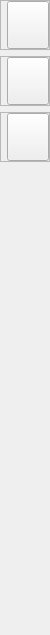
     <widget class="QWidget" name="leftMenuSubContainer" native="true">
      <property name="sizePolicy">
       <sizepolicy hsizetype="Preferred" vsizetype="Preferred">
        <horstretch>0</horstretch>
        <verstretch>0</verstretch>
       </sizepolicy>
      </property>
      <property name="minimumSize">
       <size>
        <width>50</width>
        <height>635</height>
       </size>
      </property>
      <property name="maximumSize">
       <size>
        <width>50</width>
        <height>16777215</height>
       </size>
      </property>
      <property name="styleSheet">
       <string notr="true"/>
      </property>
      <layout class="QVBoxLayout" name="verticalLayout">
       <property name="leftMargin">
        <number>0</number>
       </property>
       <property name="topMargin">
        <number>0</number>
       </property>
       <property name="rightMargin">
        <number>0</number>
       </property>
       <item>
        <widget class="QFrame" name="annotationWidget">
         <property name="minimumSize">
          <size>
           <width>50</width>
           <height>50</height>
          </size>
         </property>
         <property name="frameShape">
          <enum>QFrame::StyledPanel</enum>
         </property>
         <property name="frameShadow">
          <enum>QFrame::Raised</enum>
         </property>
         <layout class="QHBoxLayout" name="horizontalLayout_19">
          <property name="spacing">
           <number>0</number>
          </property>
          <property name="leftMargin">
           <number>0</number>
          </property>
          <property name="topMargin">
           <number>0</number>
          </property>
          <property name="rightMargin">
           <number>0</number>
          </property>
          <property name="bottomMargin">
           <number>0</number>
          </property>
          <item>
           <widget class="QLabel" name="annotTabIndicatorLbl">
            <property name="minimumSize">
             <size>
              <width>3</width>
              <height>0</height>
             </size>
            </property>
            <property name="maximumSize">
             <size>
              <width>3</width>
              <height>16777215</height>
             </size>
            </property>
            <property name="text">
             <string/>
            </property>
           </widget>
          </item>
          <item>
           <widget class="QLabel" name="annotTabIndicatorSelectedLbl">
            <property name="minimumSize">
             <size>
              <width>3</width>
              <height>0</height>
             </size>
            </property>
            <property name="maximumSize">
             <size>
              <width>3</width>
              <height>16777215</height>
             </size>
            </property>
            <property name="text">
             <string/>
            </property>
           </widget>
          </item>
          <item>
           <widget class="QPushButton" name="annotTabBtn">
            <property name="sizePolicy">
             <sizepolicy hsizetype="Preferred" vsizetype="Preferred">
              <horstretch>0</horstretch>
              <verstretch>0</verstretch>
             </sizepolicy>
            </property>
            <property name="minimumSize">
             <size>
              <width>0</width>
              <height>0</height>
             </size>
            </property>
            <property name="maximumSize">
             <size>
              <width>16777215</width>
              <height>16777215</height>
             </size>
            </property>
            <property name="cursor">
             <cursorShape>PointingHandCursor</cursorShape>
            </property>
            <property name="toolTip">
             <string>Selection tool to select annotation</string>
            </property>
            <property name="text">
             <string/>
            </property>
            <property name="iconSize">
             <size>
              <width>30</width>
              <height>30</height>
             </size>
            </property>
            <property name="checkable">
             <bool>true</bool>
            </property>
            <property name="checked">
             <bool>false</bool>
            </property>
           </widget>
          </item>
         </layout>
        </widget>
       </item>
       <item>
        <widget class="QFrame" name="projectsWidget">
         <property name="minimumSize">
          <size>
           <width>50</width>
           <height>50</height>
          </size>
         </property>
         <property name="frameShape">
          <enum>QFrame::StyledPanel</enum>
         </property>
         <property name="frameShadow">
          <enum>QFrame::Raised</enum>
         </property>
         <layout class="QHBoxLayout" name="horizontalLayout_20">
          <property name="spacing">
           <number>0</number>
          </property>
          <property name="leftMargin">
           <number>0</number>
          </property>
          <property name="topMargin">
           <number>0</number>
          </property>
          <property name="rightMargin">
           <number>0</number>
          </property>
          <property name="bottomMargin">
           <number>0</number>
          </property>
          <item>
           <widget class="QLabel" name="projectsTabIndicatorLbl">
            <property name="minimumSize">
             <size>
              <width>3</width>
              <height>0</height>
             </size>
            </property>
            <property name="maximumSize">
             <size>
              <width>3</width>
              <height>16777215</height>
             </size>
            </property>
            <property name="text">
             <string/>
            </property>
           </widget>
          </item>
          <item>
           <widget class="QLabel" name="projectsTabIndicatorSelectedLbl">
            <property name="minimumSize">
             <size>
              <width>3</width>
              <height>0</height>
             </size>
            </property>
            <property name="maximumSize">
             <size>
              <width>3</width>
              <height>16777215</height>
             </size>
            </property>
            <property name="text">
             <string/>
            </property>
           </widget>
          </item>
          <item>
           <widget class="QPushButton" name="projectsTabBtn">
            <property name="sizePolicy">
             <sizepolicy hsizetype="Preferred" vsizetype="Preferred">
              <horstretch>0</horstretch>
              <verstretch>0</verstretch>
             </sizepolicy>
            </property>
            <property name="minimumSize">
             <size>
              <width>0</width>
              <height>0</height>
             </size>
            </property>
            <property name="cursor">
             <cursorShape>PointingHandCursor</cursorShape>
            </property>
            <property name="text">
             <string/>
            </property>
            <property name="iconSize">
             <size>
              <width>30</width>
              <height>30</height>
             </size>
            </property>
            <property name="checkable">
             <bool>true</bool>
            </property>
           </widget>
          </item>
         </layout>
        </widget>
       </item>
       <item>
        <widget class="QFrame" name="mlWidget">
         <property name="minimumSize">
          <size>
           <width>50</width>
           <height>50</height>
          </size>
         </property>
         <property name="frameShape">
          <enum>QFrame::StyledPanel</enum>
         </property>
         <property name="frameShadow">
          <enum>QFrame::Raised</enum>
         </property>
         <layout class="QHBoxLayout" name="horizontalLayout_21">
          <property name="spacing">
           <number>0</number>
          </property>
          <property name="leftMargin">
           <number>0</number>
          </property>
          <property name="topMargin">
           <number>0</number>
          </property>
          <property name="rightMargin">
           <number>0</number>
          </property>
          <property name="bottomMargin">
           <number>0</number>
          </property>
          <item>
           <widget class="QLabel" name="mlTabIndicatorLbl">
            <property name="minimumSize">
             <size>
              <width>3</width>
              <height>0</height>
             </size>
            </property>
            <property name="maximumSize">
             <size>
              <width>3</width>
              <height>16777215</height>
             </size>
            </property>
            <property name="text">
             <string/>
            </property>
           </widget>
          </item>
          <item>
           <widget class="QLabel" name="mlTabIndicatorSelectedLbl">
            <property name="minimumSize">
             <size>
              <width>3</width>
              <height>0</height>
             </size>
            </property>
            <property name="maximumSize">
             <size>
              <width>3</width>
              <height>16777215</height>
             </size>
            </property>
            <property name="text">
             <string/>
            </property>
           </widget>
          </item>
          <item>
           <widget class="QPushButton" name="mlTabBtn">
            <property name="sizePolicy">
             <sizepolicy hsizetype="Preferred" vsizetype="Preferred">
              <horstretch>0</horstretch>
              <verstretch>0</verstretch>
             </sizepolicy>
            </property>
            <property name="minimumSize">
             <size>
              <width>0</width>
              <height>0</height>
             </size>
            </property>
            <property name="maximumSize">
             <size>
              <width>16777215</width>
              <height>16777215</height>
             </size>
            </property>
            <property name="cursor">
             <cursorShape>PointingHandCursor</cursorShape>
            </property>
            <property name="text">
             <string/>
            </property>
            <property name="iconSize">
             <size>
              <width>30</width>
              <height>30</height>
             </size>
            </property>
            <property name="checkable">
             <bool>true</bool>
            </property>
           </widget>
          </item>
         </layout>
        </widget>
       </item>
       <item>
        <spacer name="verticalSpacer">
         <property name="orientation">
          <enum>Qt::Vertical</enum>
         </property>
         <property name="sizeHint" stdset="0">
          <size>
           <width>20</width>
           <height>40</height>
          </size>
         </property>
        </spacer>
       </item>
       <item>
        <widget class="QFrame" name="infoWidget">
         <property name="minimumSize">
          <size>
           <width>50</width>
           <height>50</height>
          </size>
         </property>
         <property name="styleSheet">
          <string notr="true">border: none;</string>
         </property>
         <property name="frameShape">
          <enum>QFrame::StyledPanel</enum>
         </property>
         <property name="frameShadow">
          <enum>QFrame::Raised</enum>
         </property>
         <layout class="QVBoxLayout" name="verticalLayout_11">
          <property name="spacing">
           <number>0</number>
          </property>
          <property name="leftMargin">
           <number>0</number>
          </property>
          <property name="topMargin">
           <number>0</number>
          </property>
          <property name="rightMargin">
           <number>0</number>
          </property>
          <property name="bottomMargin">
           <number>0</number>
          </property>
          <item>
           <widget class="QPushButton" name="infoBtn">
            <property name="sizePolicy">
             <sizepolicy hsizetype="Preferred" vsizetype="Preferred">
              <horstretch>0</horstretch>
              <verstretch>0</verstretch>
             </sizepolicy>
            </property>
            <property name="minimumSize">
             <size>
              <width>40</width>
              <height>40</height>
             </size>
            </property>
            <property name="cursor">
             <cursorShape>PointingHandCursor</cursorShape>
            </property>
            <property name="text">
             <string/>
            </property>
            <property name="iconSize">
             <size>
              <width>30</width>
              <height>30</height>
             </size>
            </property>
           </widget>
          </item>
         </layout>
        </widget>
       </item>
      </layout>
     </widget>
